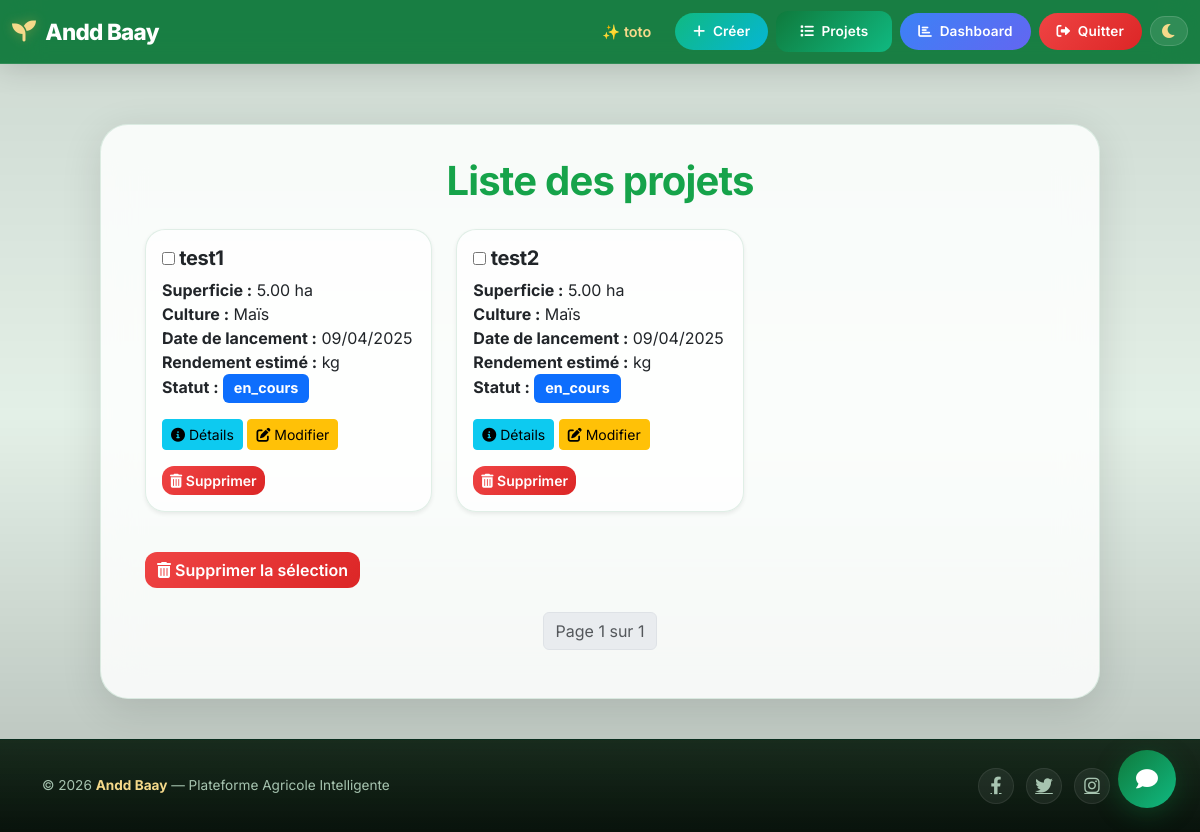
Before: /liste-projets/ (signed in) with the older database file.
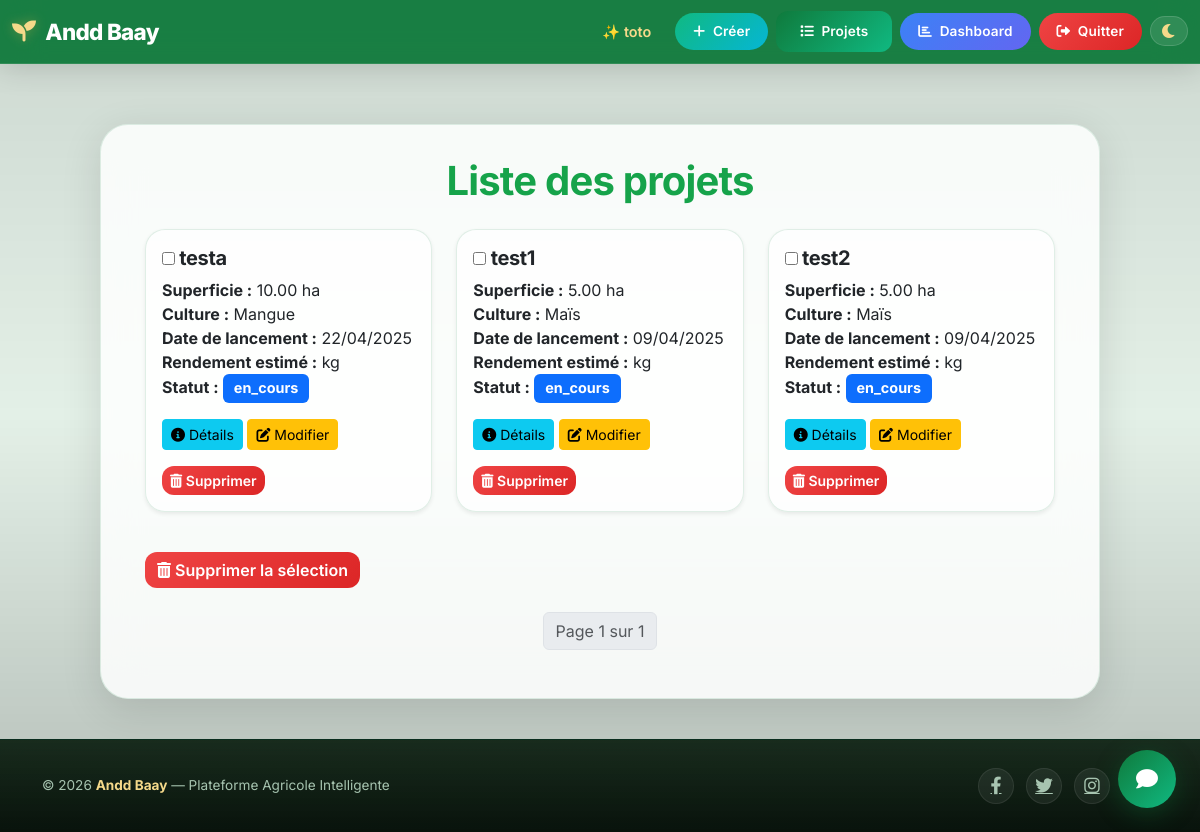
After: the same page with the newer database file.
### baay/models.py (models this page shows, shortened)
class Projet(models.Model):
    STATUT_CHOICES = [
        ('en_cours', 'En cours'),
        ('en_pause', 'En pause'),
        ('fini', 'Fini'),
    ]
    id = models.UUIDField(primary_key=True, default=uuid.uuid4, editable=False)
    nom = models.CharField(max_length=200)
    statut = models.CharField(max_length=20, choices=STATUT_CHOICES, default='en_cours')
    utilisateur = models.ForeignKey(Profile, on_delete=models.CASCADE)
    culture = models.ForeignKey(ProduitAgricole, on_delete=models.CASCADE)
    localite = models.ForeignKey(Localite, on_delete=models.CASCADE)
    superficie = models.DecimalField(max_digits=10, decimal_places=2)
    date_lancement = models.DateField()
    rendement_estime = models.DecimalField(max_digits=10, decimal_places=2, null=True, blank=True)

class ProduitAgricole(models.Model):
    STATUTS = [
        ('En croissance', 'En croissance'),
        ('Récolté', 'Récolté'),
        ('Problème', 'Problème'),
        ('Autre', 'Autre'),
    ]
    id = models.UUIDField(primary_key=True, default=uuid.uuid4, editable=False)
    nom = models.CharField(max_length=100, unique=True)
    description = models.TextField(blank=True, null=True)
    saison = models.CharField(max_length=50, blank=True, null=True)
    prix_par_kg = models.DecimalField(max_digits=10, decimal_places=2, blank=True, null=True)
    apport_nutritionnel = models.TextField(blank=True, null=True)
    quantite_disponible = models.DecimalField(max_digits=10, decimal_places=2, blank=True, null=True)
    periode_recolte = models.CharField(max_length=100, blank=True, null=True)
    duree_avant_recolte = models.IntegerField(blank=True, null=True)
    rendement_moyen = models.DecimalField(max_digits=10, decimal_places=2, blank=True, null=True)
    etat = models.CharField(max_length=100, choices= STATUTS, default='En croissance')

### baay/views.py (the view)
# urls.py: path('liste-projets/', views.liste_projets, name='liste_projets'),
@login_required
def liste_projets(request):
    projets_list = Projet.objects.filter(utilisateur=request.user.profile).order_by('-date_lancement')  # Ordonner par date de lancement
    paginator = Paginator(projets_list, 10)  # Affichez 10 projets par page
    page_number = request.GET.get('page')
    projets = paginator.get_page(page_number)
    return render(request, 'projets/liste_projets.html', {'projets': projets})

### templates/projets/liste_projets.html (shortened to what this page needs)
{% extends 'base.html' %}
{% block content %}
<div class="container animate__animated animate__fadeIn">
    <h1 class="text-center mb-4" style="border-radius: 15px;">Liste des projets</h1>
    <form id="delete-form" method="POST" action="{% url 'supprimer_projets' %}">
        <div class="row">
            {% for projet in projets %}
            <div class="col-md-4 mb-4">
                <div class="card h-100 shadow-sm animate__animated animate__fadeInUp">
                    <div class="card-body">
                        <h5 class="card-title">
                            <input type="checkbox" height="50px" width="50px" name="projets" value="{{ projet.id }}"> {{ projet.nom }}
                        </h5>
                        <p class="card-text">
                            <strong>Superficie :</strong> {{ projet.superficie }} ha<br>
                            <strong>Culture :</strong> {{ projet.culture.nom }}<br>
                            <strong>Date de lancement :</strong> {{ projet.date_lancement|date:"d/m/Y" }}<br>
                            <strong>Rendement estimé :</strong> {{ PredictionRendement.rendement_estime }} kg<br>
                            <strong>Statut :</strong>
                            <span class="badge
                                {% if projet.statut == 'en_cours' %}bg-primary
                                {% elif projet.statut == 'fini' %}bg-success
                                {% elif projet.statut == 'en_pause' %}bg-warning
                                {% else %}bg-secondary
                                {% endif %}">
                                {{ projet.statut }}
                            </span>
                        </p>
                        <a href="{% url 'detail_projet' projet.id %}" class="btn btn-info btn-sm">
                            <i class="fas fa-info-circle"></i> Détails
                        </a>
                        <a href="{% url 'modifier_projet' projet.id %}" class="btn btn-warning btn-sm">
                            <i class="fas fa-edit"></i> Modifier
                        </a>
                        <a href="{% url 'supprimer_projet' projet.id %}" class="btn btn-danger btn-sm" onclick="return confirm('Confirmer la suppression de ce projet ?');">
                            <i class="fas fa-trash-alt"></i> Supprimer
                        </a>
                    </div>
                </div>
            </div>
            {% endfor %}
        </div>
        <button type="submit" class="btn btn-danger mt-3" onclick="return confirm('Confirmer la suppression des projets sélectionnés ?');">
            <i class="fas fa-trash-alt"></i> Supprimer la sélection
        </button>
    </form>
    <nav aria-label="Page navigation" class="mt-4">
        <ul class="pagination justify-content-center">
            <li class="page-item disabled">
                <span class="page-link">Page {{ projets.number }} sur {{ projets.paginator.num_pages }}</span>
            </li>
        </ul>
    </nav>
</div>
{% endblock %}

### templates/base.html (shortened to what this page needs)
{% load static %}
<!DOCTYPE html>
<html lang="fr">
<head>
    <link href="https://cdn.jsdelivr.net/npm/bootstrap@5.3.0/dist/css/bootstrap.min.css" rel="stylesheet" />
    <link href="https://cdnjs.cloudflare.com/ajax/libs/font-awesome/6.0.0/css/all.min.css" rel="stylesheet" />
    <link href="https://cdnjs.cloudflare.com/ajax/libs/animate.css/4.1.1/animate.min.css" rel="stylesheet" />
    <link href="https://unpkg.com/leaflet@1.9.4/dist/leaflet.css" rel="stylesheet" />
</head>
<body>
    <nav class="navbar navbar-expand-lg navbar-dark animate__animated animate__fadeInDown">
        <div class="container-fluid">
            <a class="navbar-brand" href="{% url 'home' %}">
                <i class="fas fa-seedling animate__animated animate__bounceIn" aria-hidden="true"></i>
                <span>Andd Baay</span>
            </a>
            <div class="collapse navbar-collapse" id="navbarNav">
                <ul class="navbar-nav ms-auto align-items-center">
                    {% if user.is_authenticated %}
                        <li class="nav-item"><span class="navbar-text me-3">✨ {{ user.username }}</span></li>
                        <li class="nav-item"><a class="btn btn-nav btn-nav-create" href="{% url 'creer_projet' %}"><i class="fas fa-plus me-1"></i> Créer</a></li>
                        <li class="nav-item"><a class="btn btn-nav btn-success" href="{% url 'liste_projets' %}"><i class="fas fa-list me-1"></i> Projets</a></li>
                        <li class="nav-item"><a class="btn btn-nav btn-nav-dashboard" href="{% url 'dashboard' %}"><i class="fas fa-chart-bar me-1"></i> Dashboard</a></li>
                        <li class="nav-item"><a class="btn btn-nav btn-nav-logout" href="{% url 'logout' %}"><i class="fas fa-sign-out-alt me-1"></i> Quitter</a></li>
                    {% else %}
                        <li class="nav-item"><a class="btn btn-nav btn-nav-login" href="{% url 'login' %}"><i class="fas fa-sign-in-alt me-1"></i> Connexion</a></li>
                        <li class="nav-item"><a class="btn btn-nav btn-nav-register" href="{% url 'register' %}"><i class="fas fa-user-plus me-1"></i> Inscription</a></li>
                    {% endif %}
                    <li class="nav-item ms-2">
                        <button id="themeToggle" class="theme-toggle"><i class="fas fa-moon" id="darkIcon"></i></button>
                    </li>
                </ul>
            </div>
        </div>
    </nav>
    <main>
        <div class="main-container animate__animated animate__fadeInUp">
            {% block content %}
            {% endblock %}
        </div>
    </main>
    <footer>
        <div class="container">
            <div class="footer-content">
                <p>&copy; {% now "Y" %} <strong style="color: var(--color-gold-light);">Andd Baay</strong> — Plateforme Agricole Intelligente</p>
                <div class="social-links">
                    <a href="#" aria-label="Facebook"><i class="fab fa-facebook-f"></i></a>
                    <a href="#" aria-label="Twitter"><i class="fab fa-twitter"></i></a>
                    <a href="#" aria-label="Instagram"><i class="fab fa-instagram"></i></a>
                    <a href="#" aria-label="LinkedIn"><i class="fab fa-linkedin-in"></i></a>
                </div>
            </div>
        </div>
    </footer>
    <div class="chat-bubble-container">
        <div class="chat-bubble" id="chatBubble">
            <i class="fas fa-comment chat-icon"></i>
        </div>
    </div>
</body>
</html>

### templates/projets/liste_projets.html (style rules this page uses)
.card { transition: transform 0.3s ease, box-shadow 0.3s ease; background-color: rgba(255, 255, 255, 0.7); ; }
.badge { font-size: 0.9em; padding: 0.5em 0.75em; }
.pagination .page-link { margin: 0 5px; border-radius: 5px; transition: background-color 0.3s ease, color 0.3s ease; }

Changed rows visible on the page:
added Projet: nom "testa", superficie "10.00", culture.nom "Mangue", date_lancement "22/04/2025", statut "en_cours"
